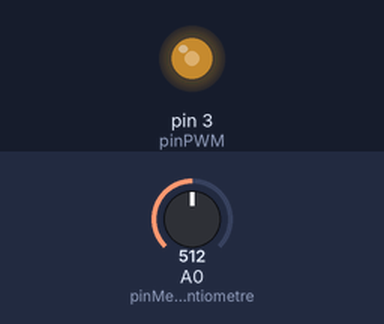
This program was run on a simulated Arduino Uno, built with avr-gcc and run on an emulated ATmega328P. Shown: output pins drawn as LEDs (lit = HIGH). Inputs (shaded band) come from the test bench; at power-on: A0 (pinMesurePotentiometre) = 512.

Above: at 1.2 s.
1.3 s: A0 (pinMesurePotentiometre) set to 716
At 1.8 s:
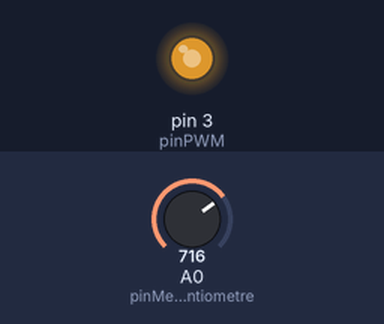
2.8 s: A0 (pinMesurePotentiometre) set to 900
At 4.0 s:
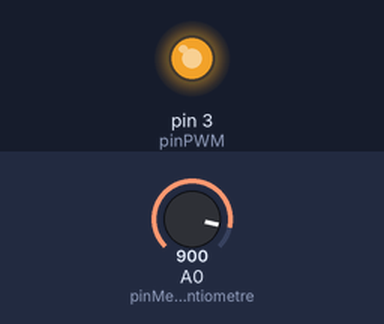
4.3 s: A0 (pinMesurePotentiometre) set to 122
At 5.3 s:
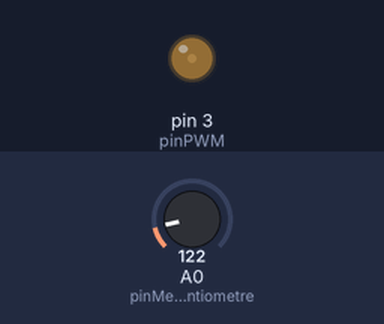
5.8 s: A0 (pinMesurePotentiometre) set to 0
At 6.4 s:
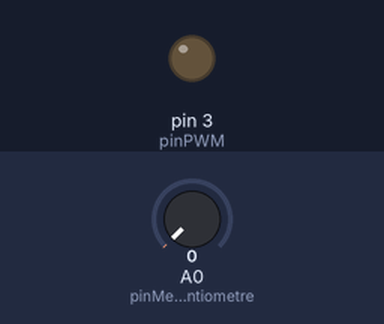
Timing chart, 0 to 8.3 s (numbered marks = the images above; inputs shaded):
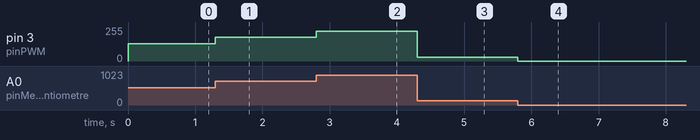

The program:

main.cpp
```cpp
#include <Arduino.h>

#define DEMO 3

#if DEMO == 1
#define DEMO_MESURE_TEMPS
#elif DEMO == 2
#define DEMO_PWM
#elif DEMO == 3
#define DEMO_POTENTIOMETRE
#endif

#ifdef DEMO_MESURE_TEMPS
// Mesure du temps
void MesureDuTempsExecutionSetup(void);
void MesureDuTempsExecution(void);

const int pinMesureDuTemps = 2;
#endif

#ifdef DEMO_PWM
// PWM
void PWMSurLes5SortiesSetup(void);

const int pinPWM1 = 3;
const int pinPWM2 = 5;
const int pinPWM3 = 6;
const int pinPWM4 = 9;
const int pinPWM5 = 10;
const int pinPWM6 = 11;
#endif

#ifdef DEMO_MESURE_TEMPS
const int pinMesureTemps = 2;
#endif

#ifdef DEMO_POTENTIOMETRE
// Démo potentiomètre
void DemoPotentiometrePWMSetup(void);
void DemoPotentiometrePWM(void);

const int pinMesurePotentiometre = A0;
const int pinPWM = 3;
#endif

void setup()
{
#ifdef DEMO_PWM
    PWMSurLes5SortiesSetup();
#endif
#ifdef DEMO_MESURE_TEMPS
    MesureDuTempsExecutionSetup();
#endif
#ifdef DEMO_POTENTIOMETRE
    DemoPotentiometrePWMSetup();
#endif
}

void loop()
{
#ifdef DEMO_MESURE_TEMPS
    MesureDuTempsExecution();
#endif
#ifdef DEMO_POTENTIOMETRE
    DemoPotentiometrePWM();
#endif
}

#ifdef DEMO_PWM
void PWMSurLes5SortiesSetup(void)
{
    pinMode(pinPWM1, OUTPUT);
    pinMode(pinPWM2, OUTPUT);
    pinMode(pinPWM3, OUTPUT);
    pinMode(pinPWM4, OUTPUT);
    pinMode(pinPWM5, OUTPUT);
    pinMode(pinPWM6, OUTPUT);

    analogWrite(pinPWM1, 128);
    analogWrite(pinPWM2, 128);
    analogWrite(pinPWM3, 128);
    analogWrite(pinPWM4, 128);
    analogWrite(pinPWM5, 128);
    analogWrite(pinPWM6, 128);
}
#endif

#ifdef DEMO_MESURE_TEMPS
void MesureDuTempsExecutionSetup(void)
{
    pinMode(pinMesureTemps, OUTPUT);
}
#endif

#ifdef DEMO_MESURE_TEMPS
int valeurIncrement = 0;

#define OPTIMISATION

void MesureDuTempsExecution(void)
{
    digitalWrite(pinMesureTemps, LOW);

    valeurIncrement++;
#ifndef OPTIMISATION
    valeurIncrement = valeurIncrement % 8;
#else
    if (valeurIncrement >= 8)
    {
        valeurIncrement -= 8;
    }
#endif

    digitalWrite(pinMesureTemps, HIGH);
}
#endif

#ifdef DEMO_POTENTIOMETRE

void DemoPotentiometrePWMSetup(void)
{
    pinMode(pinPWM, OUTPUT);
}

void DemoPotentiometrePWM(void)
{
    analogWrite(pinPWM, analogRead(pinMesurePotentiometre) / 4);
}
#endif
```

Measured:
- after the input at 1.3 s, pin 3 (pinPWM): 128/255 → 179/255 at once
- after the input at 2.8 s, pin 3 (pinPWM): 179/255 → 225/255 at once
- after the input at 4.3 s, pin 3 (pinPWM): 225/255 → 30/255 at once
- after the input at 5.8 s, pin 3 (pinPWM): 30/255 → 0/255 at once
